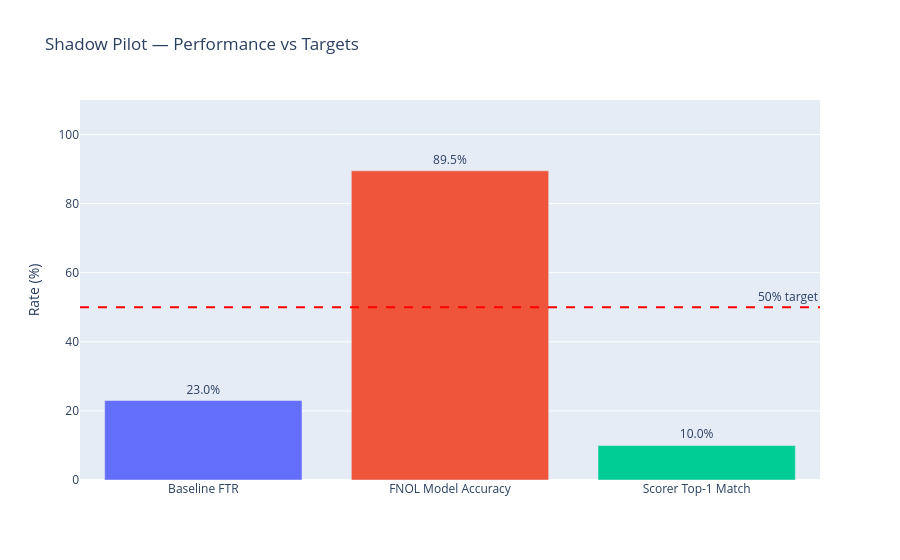

This figure's notebook cell:
### Code cell
# ── Waterfall: baseline → model → scorer ──────────────────────────────────────
stages = ["Baseline FTR", "FNOL Model Accuracy", "Scorer Top-1 Match"]
values = [23.0, None, top1_rate*100]
# Fill model accuracy from step4 predictions
try:
    preds = pd.read_csv(DATA / "step4_predictions.csv")
    model_acc = (preds["predicted_group"]==preds["final_group"]).mean()*100
    values[1] = model_acc
except Exception:
    values[1] = 70.0

fig = go.Figure(go.Bar(
    x=stages, y=values,
    text=[f"{v:.1f}%" for v in values],
    textposition="outside",
    marker_color=["#636EFA","#EF553B","#00CC96"]
))
fig.add_hline(y=50, line_dash="dash", line_color="red",
              annotation_text="50% target")
fig.update_layout(title="Shadow Pilot — Performance vs Targets",
                  yaxis_title="Rate (%)", yaxis_range=[0, 110])
fig.show()

### Figure 1 — Plotly figure (JSON) as saved in the notebook; plotly's stock layout.template omitted (floating-point values rounded to 4 significant figures)
{"data": [{"marker": {"color": ["#636EFA", "#EF553B", "#00CC96"]}, "text": ["23.0%", "89.5%", "10.0%"], "textposition": "outside", "type": "bar", "x": ["Baseline FTR", "FNOL Model Accuracy", "Scorer Top-1 Match"], "y": [23.0, 89.5, 10.0]}], "layout": {"annotations": [{"showarrow": false, "text": "50% target", "x": 1, "xanchor": "right", "xref": "x domain", "y": 50, "yanchor": "bottom", "yref": "y"}], "shapes": [{"line": {"color": "red", "dash": "dash"}, "type": "line", "x0": 0, "x1": 1, "xref": "x domain", "y0": 50, "y1": 50, "yref": "y"}], "title": {"text": "Shadow Pilot — Performance vs Targets"}, "yaxis": {"range": [0, 110], "title": {"text": "Rate (%)"}}}}
